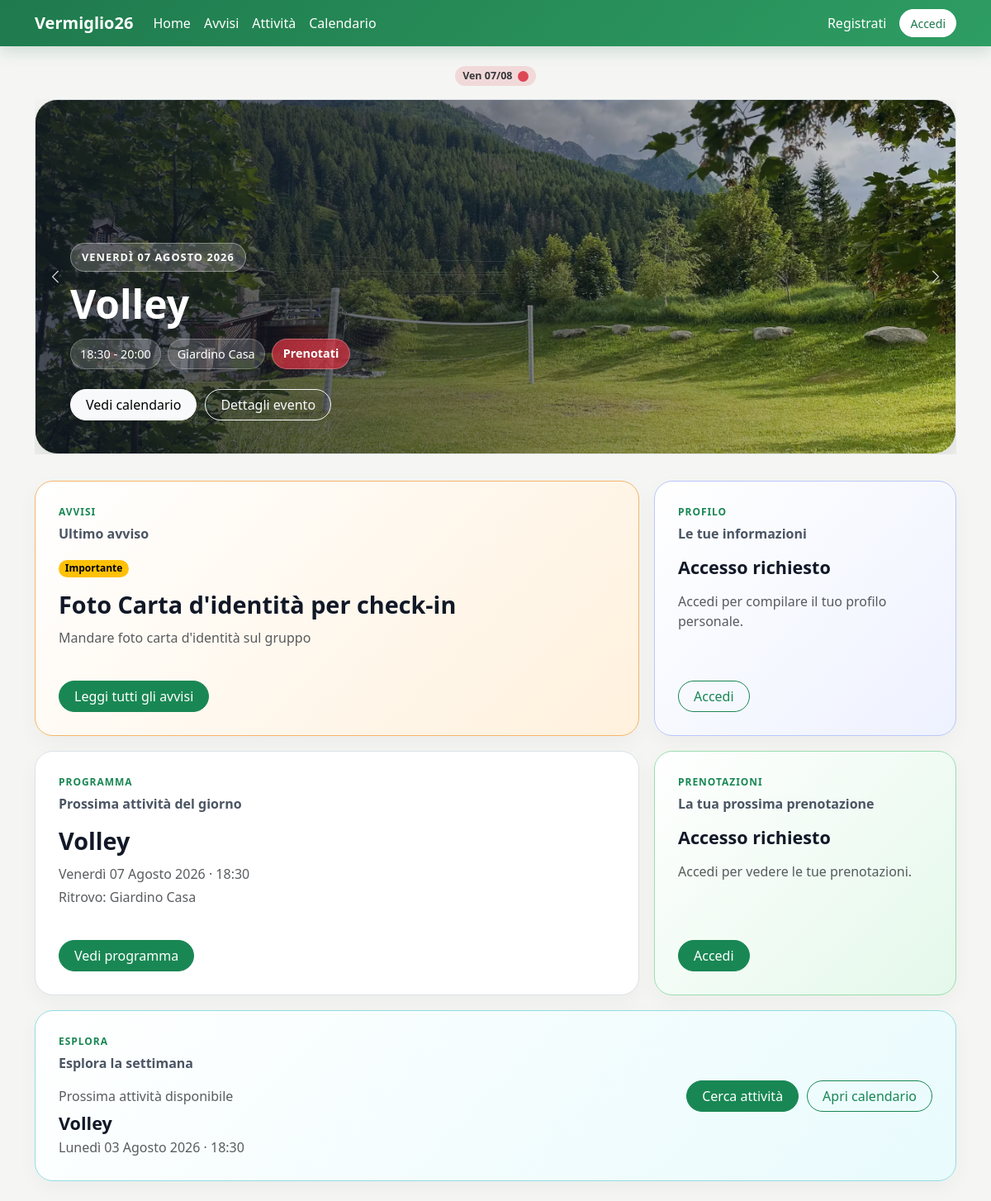
The page /accounts/ on the database as committed earlier.
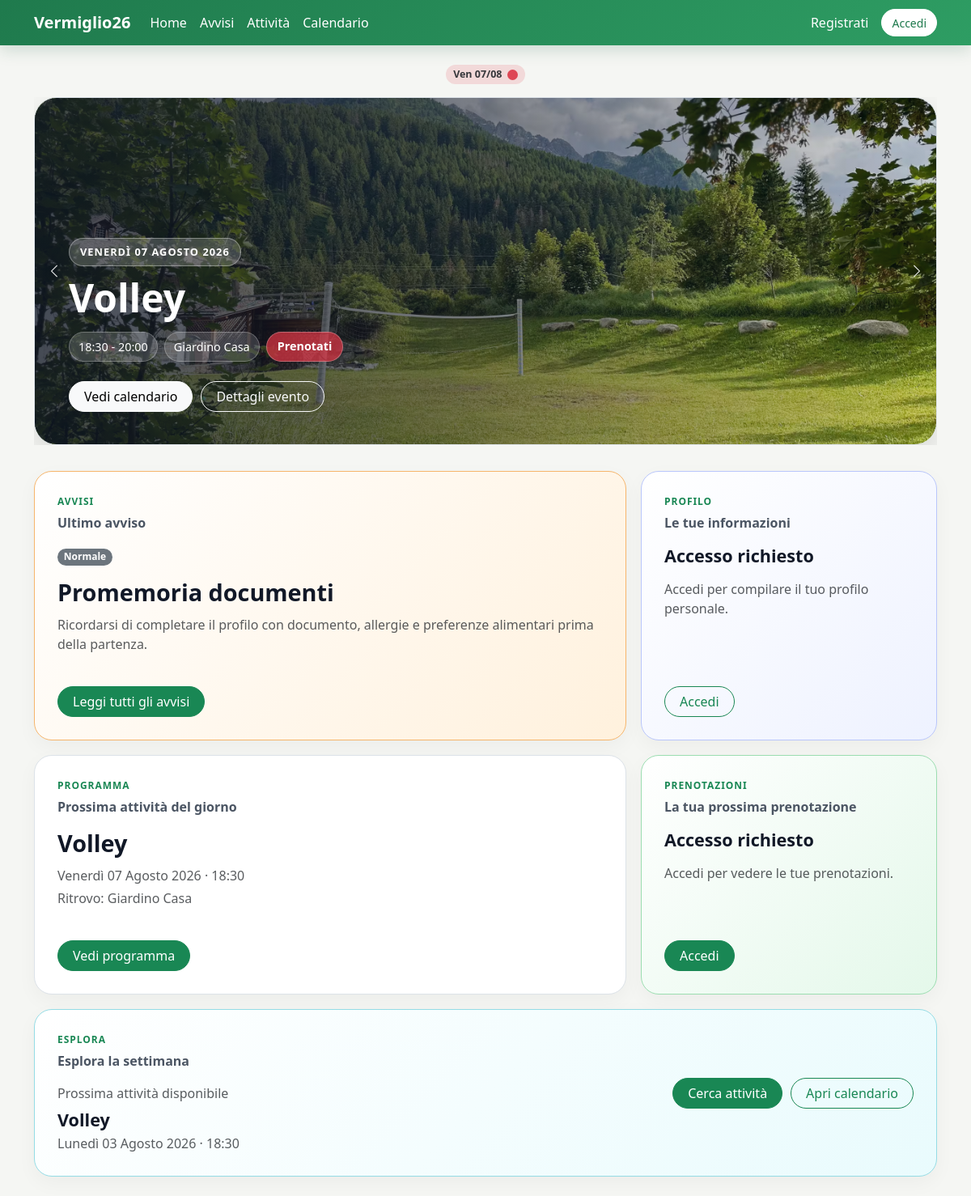
The same page on the database as committed later.
### activities/models.py (models this page shows, shortened)
class Notice(models.Model):
    PRIORITY_CHOICES = [
        ("normal", "Normale"),
        ("important", "Importante"),
        ("urgent", "Urgente"),
    ]
    title = models.CharField(max_length=200)
    content = models.TextField()
    priority = models.CharField(
        max_length=20,
        choices=PRIORITY_CHOICES,
        default="normal"
    )
    is_active = models.BooleanField(default=True)
    created_by = models.ForeignKey(
        settings.AUTH_USER_MODEL,
        on_delete=models.CASCADE,
        related_name="created_notices"
    )
    created_at = models.DateTimeField(auto_now_add=True)
    updated_at = models.DateTimeField(auto_now=True)
    class Meta:
        ordering = ["-created_at"]

### accounts/views.py (the view, shortened to what this page needs)
# urls.py: path("", views.home, name="home"),
def home(request):
    restricted_redirect = registration_only_redirect(request)
    if restricted_redirect:
        return restricted_redirect
    today = timezone.localdate()
    latest_notice = Notice.objects.filter(
        is_active=True
    ).order_by(
        "-created_at"
    ).first()
    hero_day_dates = Activity.objects.filter(
        date__gte=today
    ).order_by(
        "date"
    ).values_list(
        "date",
        flat=True
    ).distinct()[:3]
    hero_days = []
    for hero_date in hero_day_dates:
        activities_for_day = list(
            Activity.objects.filter(
                date=hero_date
            ).order_by(
                "start_time"
            )
        )
        if activities_for_day:
            hero_days.append({
                "date": hero_date,
                "activities": activities_for_day,
            })
    if hero_days:
        selected_date = hero_days[0]["date"]
        hero_activities = hero_days[0]["activities"]
        hero_activity = hero_activities[0]
        next_today_activity = hero_activities[0]
    else:
        selected_date = None
        hero_activities = []
        hero_activity = None
        next_today_activity = None
    next_available_activity = Activity.objects.filter(
        requires_booking=True
    ).order_by(
        "date",
        "start_time"
    ).first()
    next_user_booking = None
    total_bookings = 0
    profile_obj = None
    profile_is_complete = False
    context = {
        "latest_notice": latest_notice,
        "hero_days": hero_days,
        "hero_activity": hero_activity,
        "hero_activities": hero_activities,
        "selected_date": selected_date,
        "next_today_activity": next_today_activity,
        "next_available_activity": next_available_activity,
        "next_user_booking": next_user_booking,
        "total_bookings": total_bookings,
        "profile": profile_obj,
        "profile_is_complete": profile_is_complete,
        "total_activities": Activity.objects.count(),
    }
    return render(request, "accounts/home.html", context)

### accounts/context_processors.py (called while the page is built)
def registration_only_mode(request):
    return {
        "registration_only_mode": getattr(settings, "REGISTRATION_ONLY_MODE", False)
    }

### accounts/views.py (called while the page is built, shortened)
def is_registration_only_mode_active():
    return getattr(settings, "REGISTRATION_ONLY_MODE", False)

def registration_only_redirect(request):
    if not is_registration_only_mode_active():
        return None

### templates/accounts/home.html (shortened to what the changed rows need)
{% extends "base.html" %}
{% load static %}
{% block content %}
    {% if hero_days %}
        <div class="tab-content mb-4">
            {% for day in hero_days %}
                <div
                    class="tab-pane fade {% if forloop.first %}show active{% endif %}"
                    id="hero-day-{{ forloop.counter }}"
                >
                    <section
                        id="homeHeroCarousel{{ forloop.counter }}"
                        class="carousel slide"
                        data-bs-ride="carousel"
                    >
                        <div class="carousel-inner">
                            {% for activity in day.activities %}
                                <div class="carousel-item {% if forloop.first %}active{% endif %}">
                                    <section
                                        class="home-hero-image"
                                        {% if activity.image %}
                                            style="background-image: url('{{ activity.image.url }}');"
                                        {% else %}
                                            style="background-image: url('{% static 'img/home-hero.jpg' %}');"
                                        {% endif %}
                                    >
                                        <div class="home-hero-overlay">
                                            <div class="home-hero-content">
                                                <h1>
                                                    {{ activity.title }}
                                                </h1>
                                            </div>
                                        </div>
                                    </section>
                                </div>
                            {% endfor %}
                        </div>
                    </section>
                </div>
            {% endfor %}
        </div>
    {% endif %}
    <section class="home-grid">
        <article class="home-panel home-panel-large home-panel-notice">
            <div>
                <h2 class="home-card-title">
                    Ultimo avviso
                </h2>
                {% if latest_notice %}
                    <div class="mb-3">
                        {% if latest_notice.priority == "urgent" %}
                            <span class="badge text-bg-danger mb-3">Urgente</span>
                        {% elif latest_notice.priority == "important" %}
                            <span class="badge text-bg-warning mb-3">Importante</span>
                        {% else %}
                            <span class="badge text-bg-secondary mb-3">Normale</span>
                        {% endif %}
                        <h3 class="home-event-title">
                            {{ latest_notice.title }}
                        </h3>
                        <p class="text-muted mb-0">
                            {{ latest_notice.content|truncatechars:180 }}
                        </p>
                    </div>
                {% endif %}
            </div>
        </article>
        <article class="home-panel home-panel-small home-panel-profile">
            <div>
                <h2 class="home-card-title">
                    Le tue informazioni
                </h2>
            </div>
        </article>
        <article class="home-panel home-panel-medium">
            <div>
                <h2 class="home-card-title">
                    Prossima attività del giorno
                </h2>
            </div>
        </article>
        <article class="home-panel home-panel-medium home-panel-booking">
            <div>
                <h2 class="home-card-title">
                    La tua prossima prenotazione
                </h2>
            </div>
        </article>
        <article class="home-panel home-panel-wide home-panel-explore">
            <div>
                <h2 class="home-card-title">
                    Esplora la settimana
                </h2>
            </div>
        </article>
    </section>
{% endblock %}

Rows that differ between the two databases and show on the page:
removed Notice: title "Foto Carta d'identità per check-in", content "Mandare foto carta d'identità sul gruppo"
added Notice: title "Promemoria documenti", content "Ricordarsi di completare il profilo con documento, allergie e preferenze alimentari prima della partenza."
Other text that changed with them:
text no longer shown: "Importante"
text now shown: "Normale"
